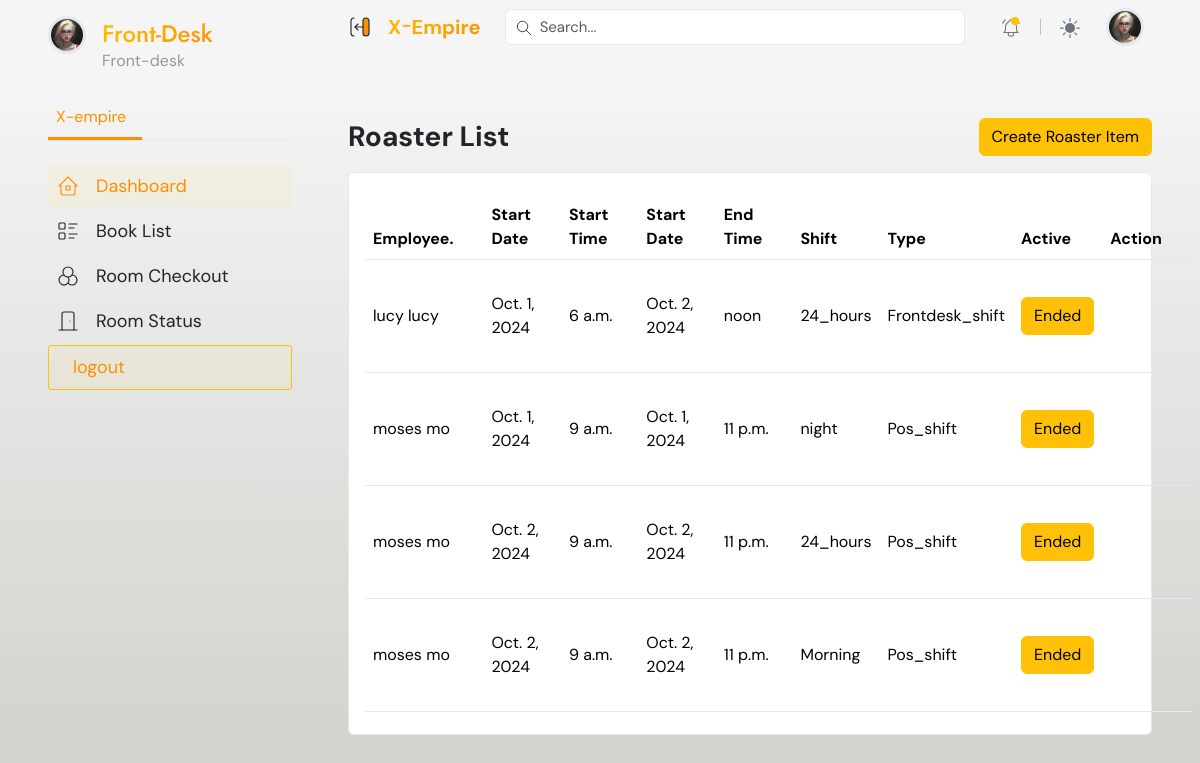
The page /hrm/departments/schedules/ on the database as committed earlier.
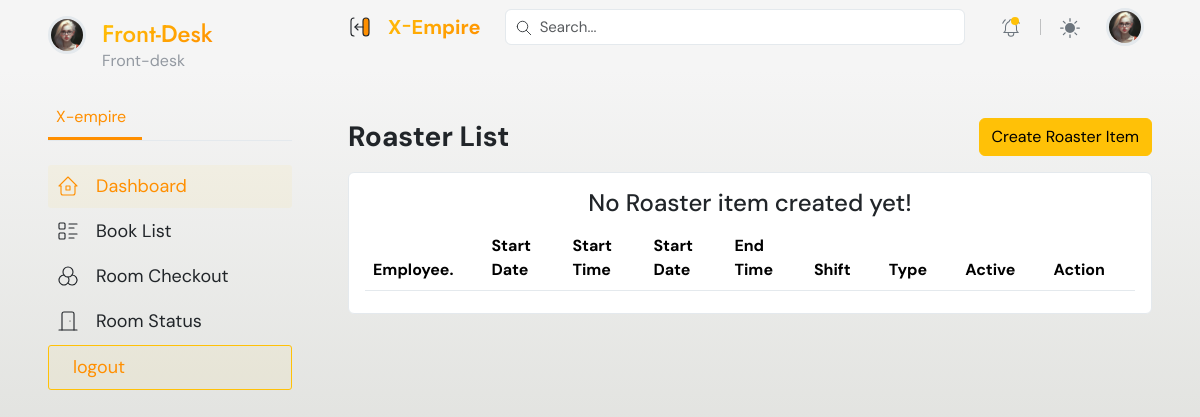
The same page on the database as committed later.
### hrm/models.py (models this page shows, shortened)
class StaffSchedules(models.Model):
    SCHEDULESHIFTTYPE = (
        ('24_hours', '24_hours'),
        ('Morning', 'Morning'),
        ('afternoon', 'Afternoon'),
        ('night', 'Night')
    )
    scheduletype =(
        ('Pos_shift', 'Pos_shift'),
        ('Frontdesk_shift', 'Frontdesk_shift'),
        ('Potter_shift', 'Potter_shift'),
        ('Supervisor_shift', 'Supervisor_shift'),
        ('Waiter_shift', 'Waiter_shift'),
        ('Accountant_shift', 'Accountant_shift'),
        ('Store_keeper_shift', 'Store_keeper_shift'),
        ('Security_shift', 'Security_shift'),
        ('Hr_shift', 'hr_shift'),
        ('Manager', 'Manager'),
    )
    SCHEDULE_STATUS = (
        ('True','True'),
        ('False','False'),
        ('Ended','Ended'),
    )
    employee = models.ForeignKey(Employee, on_delete=models.CASCADE, related_name='schedules')
    schedule_start_date = models.DateField()
    start_time = models.TimeField()
    schedule_end_date = models.DateField()
    end_time = models.TimeField()
    schedule_shift_type = models.CharField(max_length=50, choices =SCHEDULESHIFTTYPE, blank=True, null=True)
    schedule_type = models.CharField(max_length=50, choices= scheduletype,blank=True, null=True)
    date_created = models.DateTimeField(auto_now_add=True)
    active = models.CharField(max_length =20, default="False", choices = SCHEDULE_STATUS)
    date_modified = models.DateTimeField(auto_now=True)

class Employee(models.Model):
    user = models.OneToOneField(User, on_delete=models.CASCADE, related_name='employee_profile', null=True, blank=True)
    department_location = models.ForeignKey(DepartmentLocation, on_delete=models.CASCADE, related_name='employee_department',blank=True, null=True)
    emergency_contact_name = models.CharField(max_length=255, null=True, blank=True)
    emergency_contact_relationship = models.CharField(max_length=255, null=True, blank=True)
    emergency_contact_phone = models.CharField(max_length=20, null=True, blank=True, )
    skills = models.ManyToManyField('Skill', related_name='employees', blank=True)
    certifications = models.ManyToManyField('Certification', related_name='employees', blank=True)
    contract_type = models.CharField(max_length=50, choices=[('full_time', 'Full-Time'), ('part_time', 'Part-Time'), ('temporary', 'Temporary')], null=True, blank=True)
    contract_start_date = models.DateField(null=True, blank=True)
    contract_end_date = models.DateField(null=True, blank=True)
    contract_renewal_date = models.DateField(null=True, blank=True)
    def __str__(self):
        return f"{self.user.get_full_name() if self.user else 'No User'}"

### accounts/models.py (models this page shows, shortened)
class User(AbstractUser):
    email = models.EmailField(unique=True)
    phone = models.CharField(max_length=100, null=True, blank=True)
    is_admin = models.BooleanField(default=False)
    is_supervisor = models.BooleanField(default=False)
    is_account_officer = models.BooleanField(default=False)
    is_frontdesk_officer = models.BooleanField(default=False)
    is_pos_officer = models.BooleanField(default=False)
    is_worker = models.BooleanField(default=False)
    active_status = models.BooleanField(default=False)
    t_and_c = models.BooleanField(default=False)
    def get_full_name(self):
        return f"{self.first_name} {self.last_name}".strip()

### hrm/views.py (the view)
# urls.py: path('departments/schedules/', views.staff_schedule_list, name='staff_schedule'),
def staff_schedule_list(request):
    schedules = StaffSchedules.objects.all()
    form = StaffScheduleForm(request.POST)
    context={
        'schedules': schedules,
        'form':form,
        }
    return render(request, 'pages/schedule_list.html', context)

### hrm/forms.py
class StaffScheduleForm(forms.ModelForm):
    class Meta:
        model = StaffSchedules
        fields = ['employee', 'schedule_start_date', 'start_time', 'schedule_end_date','end_time', 'schedule_shift_type', 'schedule_type']
    start_time = forms.ChoiceField(choices=TIME_CHOICES, widget=forms.Select(attrs={'class': 'form-control'}))
    end_time = forms.ChoiceField(choices=TIME_CHOICES, widget=forms.Select(attrs={'class': 'form-control'}))
    def __init__(self, *args, **kwargs):
        super(StaffScheduleForm, self).__init__(*args, **kwargs)
        self.fields['employee'].widget.attrs.update({'class': 'form-control', 'placeholder': 'Employee'})
        self.fields['schedule_start_date'].widget = DateInput(attrs={'class': 'form-control', 'placeholder': 'Schedule Start Date','min':today})
        self.fields['schedule_end_date'].widget = DateInput(attrs={'class': 'form-control', 'placeholder': 'Schedule End Date','min':today})
        self.fields['schedule_shift_type'].widget.attrs.update({'class': 'form-control', 'placeholder': 'Shift Type'})
        self.fields['schedule_type'].widget.attrs.update({'class': 'form-control', 'placeholder': 'Schedule Type'})

### hrm/templates/pages/schedule_list.html (shortened to what this page needs)
{% extends 'dashboard_base.html' %}
{% load static %}
{% block content %}
    <main class="container-fluid px-0">
        {% if request.user.is_admin %}
            {% include '../partials/menubars/admin_sidebar.html' %}
        {% elif request.user.is_supervisor %}
            {% include '../partials/menubars/supervisor_sidebar.html' %}
        {% elif request.user.is_account_officer %}
            {% include '../partials/menubars/accounting_sidebar.html' %}
        {% else %}
            {% include '../partials/menubars/frontdesk_sidebar.html' %}
        {% endif %}
        <div class="content">
            {% include '../partials/top_header.html' %}
            <div class="px-xl-5 px-lg-4 px-3 py-3 mt-5 page-body">
                <div class="row g-3">
                    <div class="col-sm-12">
                        <div class="d-flex align-items-center justify-content-between flex-wrap">
                            <h3 class="fw-bold mb-0"> Roaster List</h3>
                            <div class="col-auto d-flex w-sm-100">
                                <button type="button" class="btn btn-warning" data-bs-toggle="offcanvas" data-bs-target="#add-department" aria-controls="add-department">Create Roaster Item</button>
                            </div>
                        </div>
                    </div>
                    <div class="col-sm-12">
                        <div class="card">
                            <div class="card-body">
                                <table class="table dataTable align-middle table-hover table-body" style="width: 100%;">
                                    <thead>
                                        <tr>
                                            <th>Employee.</th>
                                            <th> Start Date</th>
                                            <th>Start Time</th>
                                            <th> Start Date</th>
                                            <th>End Time</th>
                                            <th>Shift</th>
                                            <th>Type</th>
                                            <th>Active</th>
                                            <th>Action</th>
                                        </tr>
                                    </thead>
                                    <tbody>
                                        {% if schedules %}
                                            {% for schedule in schedules %}
                                                <tr>
                                                    <td>{{ schedule.employee }}</td>
                                                    <td>{{ schedule.schedule_start_date }}</td>
                                                    <td>{{ schedule.start_time }}</td>
                                                    <td>{{ schedule.schedule_end_date }}</td>
                                                    <td>{{ schedule.end_time }}</td>
                                                    <td>{{ schedule.schedule_shift_type }}</td>
                                                    <td>{{ schedule.schedule_type }}</td>
                                                    <td> <button class="btn {% if schedule.active == 'True' %} btn-success {% else %} btn-warning{% endif %}">{{ schedule.active }} </button></td>
                                                    <td>
                                                        <button type="button" class="btn" data-bs-toggle="offcanvas" data-bs-target="#edit-room" aria-controls="edit-room"><i class="fa fa-pencil-square fa-2x"></i></button>
                                                        <a href="#" data-url="{% url 'hrm:schedule_delete' 0 %}" onclick="deleteSchedule(event, {{ schedule.id }})" class="btn"><i class="fa fa-trash text-danger fa-2x"></i></a>
                                                    </td>
                                                </tr>
                                            {% endfor %}
                                        {% else %}
                                            <div class="text-center">
                                                <h4> No Roaster item created yet! </h4>
                                            </div>
                                        {% endif %}
                                    </tbody>
                                </table>
                            </div>
                        </div>
                    </div>
                </div>
            </div>
            </main>
{% endblock %}

### dashboard/templates/dashboard_base.html (shortened to what this page needs)
{% load static %}
<!DOCTYPE html>
<html lang="en">
    <head>
        <link rel="stylesheet" href="https://cdn.jsdelivr.net/npm/sweetalert2@11/dist/sweetalert2.min.css">
        <link rel="stylesheet" href="{% static 'dashboard/assets/vendor/dataTables.min.css' %}">
        <link href="{% static 'frontpage/website_assets/plugins/fontawesome/css/all.min.css' %}" rel="stylesheet">
        <link rel="stylesheet" href="{% static 'dashboard/assets/css/style.min.css' %}">
        <link rel="stylesheet" href="{% static 'dashboard/assets/css/Theme.min.css' %}">
    </head>
    <body data-theme="theme-Custom" class="svgstroke-a bg-gradient">
        {% block content %}
        {% endblock %}
    </body>
</html>

### dashboard/templates/partials/menubars/frontdesk_sidebar.html (shortened to what this page needs)
{% load static %}
<aside class="ps-xl-5 ps-lg-4 ps-3 pe-2 py-3 sidebar sticky-top" data-bs-theme="none">
    <nav class="navbar navbar-expand-xl py-0">
        <div class="offcanvas offcanvas-start" data-bs-scroll="true" tabindex="-1" id="offcanvas_Navbar">
            <div class="offcanvas-body flex-column custom_scroll ps-4 ps-xl-0">
                <div class="d-flex align-items-start mb-4">
                    {% if request.user.profile.image %}
                        {% comment %} <img class="avatar lg rounded-circle border border-3" src="{{request.user.profile.image.url}}" alt="profile image"> {% endcomment %}
                        <img class="avatar lg rounded-circle border border-3" src="{% static 'dashboard/assets/images/profile_av.png' %}" alt="profile image">
                    {% else %}
                        <img class="avatar rounded-circle border border-3" src="{% static 'dashboard/assets/images/profile_av.png' %}" alt="profile image">
                    {% endif %}
                    <div class="ms-3 mt-1">
                        <h4 class="mb-0 text-gradient title-font">Front-Desk</h4>
                        <span class="text-muted">Front-desk</span>
                    </div>
                </div>
                <ul class="nav nav-tabs tab-dynamic px-0 mb-4" role="tablist" style="--dynamic-color: var(--accent-color)">
                    <li class="nav-item" role="presentation"><a class="ps-2 pe-3 nav-link active" data-bs-toggle="tab" href="#tab_hotels" role="tab" aria-selected="false" tabindex="-1">X-empire</a></li>
                </ul>
                <div class="tab-content">
                    <div class="tab-pane fade active show" id="tab_hotels" role="tabpanel">
                        <ul class="list-unstyled mb-4 menu-list">
                            <li>
                                <a class="active" href="{% url 'dashboard:frontdesk_dashboard' %}" aria-label="Hotel Dashboard">
                                    <span class="mx-3">Dashboard</span>
                                </a>
                            </li>
                            <li>
                                <a href="{% url 'dashboard:frontdesk_booking_list' %}" aria-label="Users">
                                    <span class="mx-3"> Book List</span>
                                </a>
                            </li>
                            <li>
                                <a href="{% url 'dashboard:checkout_list' %}"  aria-label="Users">
                                    <span class="mx-3">Room Checkout</span>
                                </a>
                            </li>
                            <li>
                                <a href="{% url 'dashboard:frontdesk_room_status' %}"  aria-label="Users">
                                    <span class="mx-3">Room Status</span>
                                </a>
                            </li>
                            <li>
                                <a  class=" btn active btn-small" href="{% url 'signout' %}"  aria-label="Users">
                                    <span class="mx-3">logout</span>
                                </a>
                            </li>
                        </ul>
                    </div>
                </div>
            </div>
        </div>
    </nav>
</aside>

### dashboard/templates/partials/top_header.html (shortened to what this page needs)
{% load static %}
<header class="px-xl-5 px-lg-4 px-3 sticky-top" data-bs-theme="none">
    <div class="d-flex justify-content-between align-items-center py-2 w-100">
        <div class="d-flex align-items-center pe-4">
            <button class="btn d-xl-inline-flex d-none border-0 p-0 pe-2 sidebar-toggle-btn" type="button">
            </button>
            <a href="index.html" class="brand-icon text-decoration-none d-flex align-items-center" title="X-Empire Admin Template">
                <span class="fw-bold ps-2 fs-5 d-none d-xl-inline-flex text-gradient">X <small>-</small>Empire</span>
            </a>
        </div>
        <form class="dropdown main-search me-md-4 w-100 d-none d-md-inline-flex">
            <div class="w-100" data-bs-toggle="dropdown" data-bs-auto-close="outside">
                <input type="text" class="form-control" placeholder="Search..." aria-label="Search...">
            </div>
        </form>
        <ul class="header-menu flex-grow-1">
            <li class="nav-item dropdown px-md-1 d-none d-md-inline-flex">
                <a class="dropdown-toggle gray-6" href="#" role="button" data-bs-toggle="dropdown" aria-expanded="false" title="notification">
                    <span class="bullet-dot bg-primary animation-blink"></span>
                </a>
            </li>
            <li class="nav-item py-2 py-md-1 col-auto">
            </li>
            <li class="nav-item dropdown px-md-1">
                <a class="dropdown-toggle gray-6" href="#" id="bd-theme" data-bs-toggle="dropdown" aria-expanded="false">
                    <svg width="20" height="20" fill="currentColor" viewBox="0 0 24 24" class="theme-icon-active"><use href="#sun-fill"></use></svg>
                </a>
            </li>
            <li class="nav-item user ms-3">
                <a class="dropdown-toggle gray-6 d-flex text-decoration-none align-items-center lh-sm p-0" href="#" role="button" data-bs-toggle="dropdown" aria-expanded="false" title="User" data-bs-auto-close="outside">
                    {% if request.user.profile.image %}
                      {% comment %} <img class="avatar rounded-circle border border-3" src="{{request.user.profile.image.url}}" alt="profile image"> {% endcomment %}
                        <img class="avatar rounded-circle border border-3" src="{% static 'dashboard/assets/images/profile_av.png' %}" alt="profile image">
                    {% else %}
                        <img class="avatar rounded-circle border border-3" src="{% static 'dashboard/assets/images/profile_av.png' %}" alt="profile image">
                    {% endif %}
                </a>
            </li>
        </ul>
    </div>
</header>

Rows that differ between the two databases and show on the page:
removed StaffSchedules: employee "lucy lucy", schedule_start_date "Oct. 1, 2024", start_time "6 a.m.", schedule_end_date "Oct. 2, 2024", end_time "noon", schedule_shift_type "24_hours", schedule_type "Frontdesk_shift", active "Ended"
removed StaffSchedules: employee "moses mo", schedule_start_date "Oct. 1, 2024", start_time "9 a.m.", schedule_end_date "Oct. 1, 2024", end_time "11 p.m.", schedule_shift_type "night", schedule_type "Pos_shift", active "Ended"
removed StaffSchedules: employee "moses mo", schedule_start_date "Oct. 2, 2024", start_time "9 a.m.", schedule_end_date "Oct. 2, 2024", end_time "11 p.m.", schedule_shift_type "24_hours", schedule_type "Pos_shift", active "Ended"
removed StaffSchedules: employee "moses mo", schedule_start_date "Oct. 2, 2024", start_time "9 a.m.", schedule_end_date "Oct. 2, 2024", end_time "11 p.m.", schedule_shift_type "Morning", schedule_type "Pos_shift", active "Ended"
Other text that changed with them:
text now shown: "No Roaster item created yet!"
